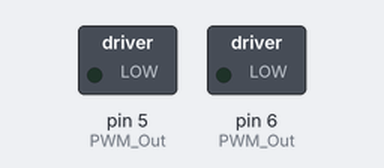
Bench run of a sketch on a simulated Arduino Nano, built with avr-gcc and run on an emulated ATmega328P. Shown: switched loads named in the sketch (green lamp = pin HIGH). No radio packets arrive unless stated; pins used as bus, display or sensor lines are not drawn; what the sketch prints to the serial monitor is not drawn.

Above: at 1.5 s.
At 4.4 s:
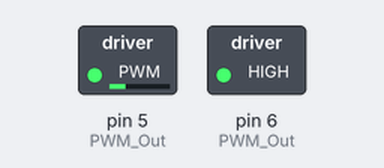
At 7.1 s:
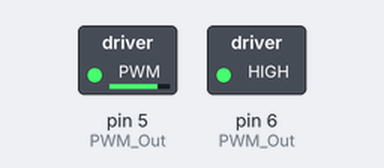
At 12.8 s:
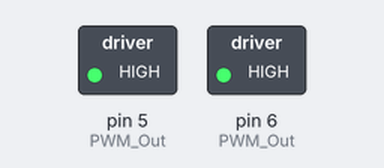
Timing chart, 0 to 14.3 s (numbered marks = the images above):
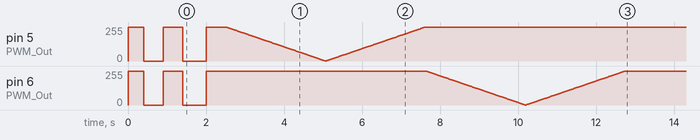

The sketch:

Midi_network_01_minipro_shift.ino
```cpp
/*
  Arduino Wireless Network - Multiple NRF24L01 Tutorial
  == Example 01 - Servo Control / Node 01 - Servo motor ==
*/
#include <RF24.h>
#include <RF24Network.h>
#include <SPI.h>
//#include <Servo.h>
RF24 radio(9, 10);
// RF24 radio(10, 9);               // nRF24L01 (CE,CSN)   NANO OK
RF24Network network(radio);      // Include the radio in the network
const uint16_t this_node = 01;   // Address of our node in Octal format ( 04,031, etc)
//Servo myservo;  // create servo object to control a servo

word receiveVord;
word valueLeft;
word valueRight;
word valueRight2;

void invertAnalogWrite(int pin, int value)
{
    analogWrite(pin, value);
   TCCR1A = TCCR1A & ~B00110000; //switch off output B
   TCCR1A |= B00110000;  //switch on the B output with inverted output
}

void setup() {

Serial.begin(115200);
Serial.print("11111");
    pinMode(5, OUTPUT);   //PWM Out
    pinMode(6, OUTPUT);    //PWM Out
//    pinMode(7, OUTPUT);  //noPWM Out
    digitalWrite(5, 1);digitalWrite(6, 1);delay(400);
    digitalWrite(5, 0);digitalWrite(6, 0);delay(500);
    digitalWrite(5, 1);digitalWrite(6, 1);delay(500);
    digitalWrite(5, 0);digitalWrite(6, 0);delay(600);
    digitalWrite(5, 1);digitalWrite(6, 1); delay(500);
 for (int fadeValue = 255 ; fadeValue >= 0; fadeValue -= 2) {      // sets the value (range from 0 to 255):
    analogWrite(5, fadeValue);                               // wait for 30 milliseconds to see the dimming effect
     delay(20);
  }
     for (int fadeValue = 0 ; fadeValue <= 255; fadeValue += 2) {    // sets the value (range from 0 to 255):
  analogWrite(5, fadeValue);
    delay(20);}     // wait for 30 milliseconds to see the dimming effect
digitalWrite(5, 1);

    for (int fadeValue = 255 ; fadeValue >= 0; fadeValue -= 2) {      // sets the value (range from 0 to 255):
    analogWrite(6, fadeValue);                               // wait for 30 milliseconds to see the dimming effect
     delay(20);
  }
     for (int fadeValue = 0 ; fadeValue <= 255; fadeValue += 2) {    // sets the value (range from 0 to 255):
  analogWrite(6, fadeValue);
    delay(20);}     // wait for 30 milliseconds to see the dimming effect
digitalWrite(6, 1);
  SPI.begin();
  radio.begin();
  network.begin(90, this_node); //(channel, node address)
 // myservo.attach(3);   // (servo pin)


}
void loop() {
//   byte incomingData[2];
  network.update();
  while ( network.available() ) {     // Is there any incoming data?
    RF24NetworkHeader header;
//    unsigned long incomingData;

       network.read(header, &receiveVord, sizeof(receiveVord)); // Read the incoming data
  valueLeft = (receiveVord >> 8) ;
  valueRight2 = (receiveVord << 8) ;
  valueRight = (valueRight2 >> 8) ;
  //analogWrite(7,incomingData);
//  invertAnalogWrite(7, incomingData);
//  invertAnalogWrite(6,255-incomingData[0]*2);
//  analogWrite(5,255-incomingData[0]*2);
//  analogWrite(6,255-incomingData[1]*2);
analogWrite(5,255-valueLeft);
analogWrite(6,255-valueRight);

//  if (incomingData[0] == 0)
//  {digitalWrite(5,1);};

//  if (incomingData[1] == 0)
//  {digitalWrite(6,1);};

   Serial.print("Received packet #");
    Serial.print(valueLeft);
    Serial.print("   Received packet2 #");
    Serial.println(valueRight);
  //  Serial.print(" at ");
  //  Serial.println(incomingData.ms);

  }
}
```
